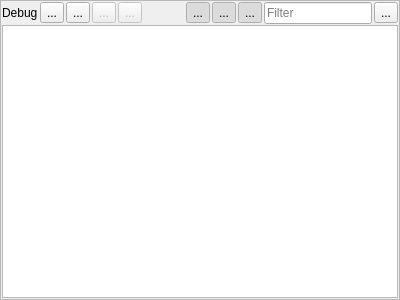
<?xml version="1.0" encoding="UTF-8"?>
<ui version="4.0">
 <class>LogWidget</class>
 <widget class="QFrame" name="LogWidget">
  <property name="geometry">
   <rect>
    <x>0</x>
    <y>0</y>
    <width>400</width>
    <height>300</height>
   </rect>
  </property>
  <property name="windowTitle">
   <string>Frame</string>
  </property>
  <property name="frameShape">
   <enum>QFrame::StyledPanel</enum>
  </property>
  <property name="frameShadow">
   <enum>QFrame::Raised</enum>
  </property>
  <layout class="QVBoxLayout" name="verticalLayout">
   <property name="spacing">
    <number>1</number>
   </property>
   <property name="leftMargin">
    <number>1</number>
   </property>
   <property name="topMargin">
    <number>1</number>
   </property>
   <property name="rightMargin">
    <number>1</number>
   </property>
   <property name="bottomMargin">
    <number>1</number>
   </property>
   <item>
    <layout class="QHBoxLayout" name="horizontalLayout">
     <property name="spacing">
      <number>2</number>
     </property>
     <property name="sizeConstraint">
      <enum>QLayout::SetDefaultConstraint</enum>
     </property>
     <item>
      <widget class="QLabel" name="label">
       <property name="text">
        <string>Debug</string>
       </property>
      </widget>
     </item>
     <item>
      <widget class="QToolButton" name="clearToolButton">
       <property name="toolTip">
        <string>Clear</string>
       </property>
       <property name="text">
        <string>...</string>
       </property>
       <property name="icon">
        <iconset theme="edit-clear">
         <normaloff/>
        </iconset>
       </property>
      </widget>
     </item>
     <item>
      <widget class="QToolButton" name="saveAsToolButton">
       <property name="toolTip">
        <string>Save messages as file...</string>
       </property>
       <property name="text">
        <string>...</string>
       </property>
       <property name="icon">
        <iconset theme="document-save-as">
         <normaloff/>
        </iconset>
       </property>
      </widget>
     </item>
     <item>
      <widget class="QToolButton" name="previousToolButton">
       <property name="enabled">
        <bool>false</bool>
       </property>
       <property name="toolTip">
        <string>Previous item</string>
       </property>
       <property name="text">
        <string>...</string>
       </property>
       <property name="icon">
        <iconset theme="go-previous">
         <normaloff/>
        </iconset>
       </property>
      </widget>
     </item>
     <item>
      <widget class="QToolButton" name="nextToolButton">
       <property name="enabled">
        <bool>false</bool>
       </property>
       <property name="toolTip">
        <string>Next item</string>
       </property>
       <property name="text">
        <string>...</string>
       </property>
       <property name="icon">
        <iconset theme="go-next">
         <normaloff/>
        </iconset>
       </property>
      </widget>
     </item>
     <item>
      <spacer name="horizontalSpacer">
       <property name="orientation">
        <enum>Qt::Horizontal</enum>
       </property>
       <property name="sizeHint" stdset="0">
        <size>
         <width>40</width>
         <height>20</height>
        </size>
       </property>
      </spacer>
     </item>
     <item>
      <widget class="QToolButton" name="infoToolButton">
       <property name="toolTip">
        <string>Show info messages</string>
       </property>
       <property name="text">
        <string>...</string>
       </property>
       <property name="icon">
        <iconset theme="dialog-information">
         <normaloff/>
        </iconset>
       </property>
       <property name="checkable">
        <bool>true</bool>
       </property>
       <property name="checked">
        <bool>true</bool>
       </property>
      </widget>
     </item>
     <item>
      <widget class="QToolButton" name="warningToolButton">
       <property name="toolTip">
        <string>Show warning messages</string>
       </property>
       <property name="text">
        <string>...</string>
       </property>
       <property name="icon">
        <iconset theme="dialog-warning">
         <normaloff/>
        </iconset>
       </property>
       <property name="checkable">
        <bool>true</bool>
       </property>
       <property name="checked">
        <bool>true</bool>
       </property>
      </widget>
     </item>
     <item>
      <widget class="QToolButton" name="errorToolButton">
       <property name="toolTip">
        <string>Show error messages</string>
       </property>
       <property name="text">
        <string>...</string>
       </property>
       <property name="icon">
        <iconset theme="dialog-error">
         <normaloff/>
        </iconset>
       </property>
       <property name="checkable">
        <bool>true</bool>
       </property>
       <property name="checked">
        <bool>true</bool>
       </property>
      </widget>
     </item>
     <item>
      <widget class="QLineEdit" name="filterLineEdit">
       <property name="sizePolicy">
        <sizepolicy hsizetype="Preferred" vsizetype="Fixed">
         <horstretch>0</horstretch>
         <verstretch>0</verstretch>
        </sizepolicy>
       </property>
       <property name="toolTip">
        <string>Filter by content</string>
       </property>
       <property name="placeholderText">
        <string>Filter</string>
       </property>
       <property name="clearButtonEnabled">
        <bool>true</bool>
       </property>
      </widget>
     </item>
     <item>
      <widget class="QToolButton" name="configToolButton">
       <property name="toolTip">
        <string>Filter by categories</string>
       </property>
       <property name="text">
        <string>...</string>
       </property>
       <property name="icon">
        <iconset theme="preferences-system">
         <normaloff/>
        </iconset>
       </property>
       <property name="popupMode">
        <enum>QToolButton::InstantPopup</enum>
       </property>
       <property name="arrowType">
        <enum>Qt::NoArrow</enum>
       </property>
      </widget>
     </item>
    </layout>
   </item>
   <item>
    <widget class="QTableView" name="tableView">
     <property name="showGrid">
      <bool>false</bool>
     </property>
     <attribute name="horizontalHeaderVisible">
      <bool>false</bool>
     </attribute>
     <attribute name="verticalHeaderVisible">
      <bool>false</bool>
     </attribute>
    </widget>
   </item>
  </layout>
 </widget>
 <resources/>
 <connections/>
</ui>
